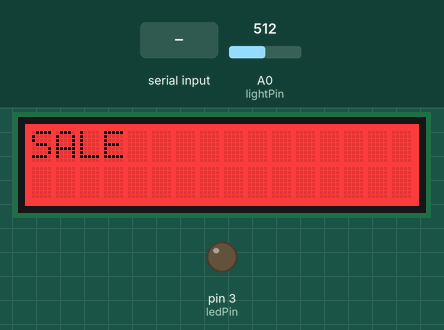
This sketch was run on a simulated Arduino Uno, built with avr-gcc and run on an emulated ATmega328P. Parts: 16×2 character LCD, output pins drawn as LEDs (lit = HIGH). The inputs (shaded band) are chosen by the test bench; at power-on: A0 (lightPin) = 512. What the sketch prints to the serial monitor is not drawn.

Above: at 1.2 s.
1.3 s: "1" received over Serial
At 1.34 s:
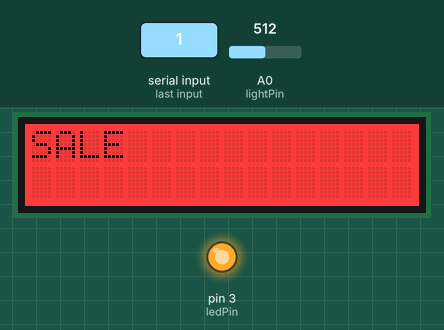
Timing chart, 0 to 4.3 s (numbered marks = the images above; inputs shaded):
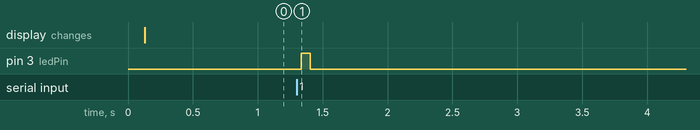

Measured:
- after the input at 1.3 s, pin 3 (ledPin): LOW → HIGH at once, → LOW 0.07 s later

The sketch:

final.ino
```cpp
#include <Wire.h>
#include "rgb_lcd.h"

rgb_lcd lcd;

  int buttonPin = 2;
  int soundPin= A1;
  const int lightPin = A0;
  int ledPin = 3;
  int thresholdvalue = 20; // light coming into light sensor
  char serialRead;
  int buttonState = 0;
  int sensorValue = analogRead(lightPin);
  String serialReadout;

void setup() {


  lcd.begin(16, 2);
  // initialize the LED pin as an output:
  pinMode(ledPin, OUTPUT);
  // initialize the pushbutton pin as an input:
  pinMode(buttonPin, INPUT);
  Serial.begin(9600);
//  int lastButtonState = LOW;


}

void loop() {
  // put your main code here, to run repeatedly:

     // INPUT: button, light sensor, LED
     // - button turns on & off TV
     // - twisty thing on TV would need to move or something with the lack of sound
     // • light sensor makes screen darker (maybe TV or sum)
     // OR button that changes the color / screen on the TV
     // OUTPUT: a button or a potentiometer, and an LED going on and off, servo motor
     // - the button pressed turns on an LED on the arduino
     // • (done... can be improved)
     // One-way serial communication between Arduino and Processing
     // - the button changing something in the sketch or some sensor changing something
     // - sound sensor changes something in the sketch
     // • LED 0 or 1 sends to Processing to turn off or on


  // get serial for processing
    if (Serial.available()) {
    digitalWrite(ledPin, HIGH);
    serialReadout = Serial.read();

    }

    else {
    digitalWrite(ledPin, LOW);
  }


  if (Serial.available()) {

    }
    else
    {
     lcd.begin(16, 2);

    lcd.setRGB(255, 0, 0);

    // Print a message to the LCD.
    lcd.print("SALE");

    delay(0);


    }


  // Get the current state of the button
//  int currentButtonState = digitalRead(buttonPin);
//  int lastButtonState = digitalRead(buttonPin);
//
//  // button on & off code {
//  if (currentButtonState == HIGH && lastButtonState == LOW) {
//     // Switch the state of the output
//     digitalWrite(ledPin, !digitalRead(ledPin));
//  }
//
//  // Store the button's state so we can tell if it's changed next time round
//  lastButtonState = currentButtonState;


//
//else {
//
//  // probably nothing
//
//  }

  int value = analogRead(lightPin);
  Serial.println(value);


}
```
